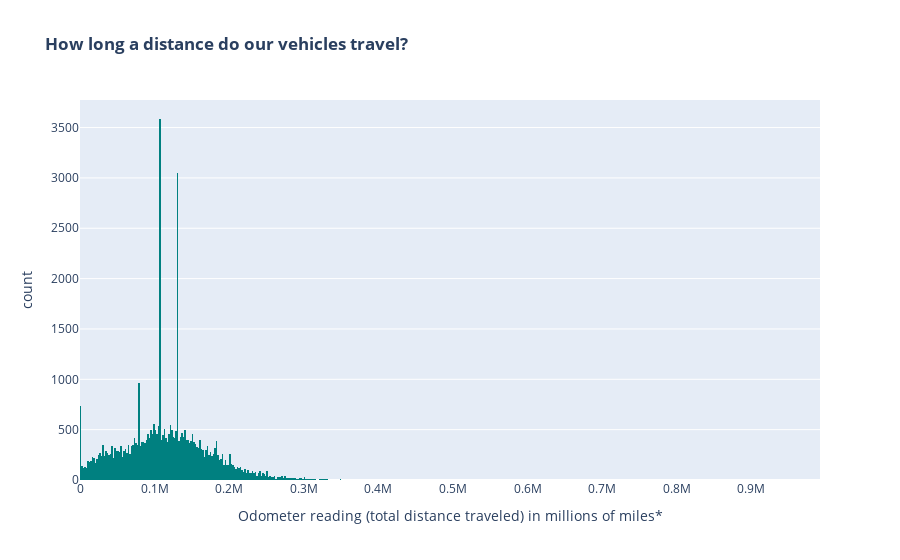

This figure's notebook cell:
### Markdown cell above
### Odometer histogram

### Code cell
# assuming the vehicles in the us have their odometers in miles
hist_odometer = px.histogram(data, x='odometer', 
                             labels={'odometer':'Odometer reading (total distance traveled) in millions of miles*'},
                             title='<b>How long a distance do our vehicles travel?</b>')
hist_odometer.update_traces(marker_color='teal')
hist_odometer.show()

### Figure 1 — Plotly figure (JSON) as saved in the notebook; plotly's stock layout.template omitted (floating-point values rounded to 4 significant figures; data arrays with more than 128 entries replaced by an {"elided": "..."} marker saying what was removed)
{"data": [{"bingroup": "x", "hovertemplate": "Odometer reading (total distance traveled) in millions of miles*=%{x}<br>count=%{y}<extra></extra>", "legendgroup": "", "marker": {"color": "teal", "pattern": {"shape": ""}}, "name": "", "orientation": "v", "showlegend": false, "type": "histogram", "x": {"elided": "43009 float values"}, "xaxis": "x", "yaxis": "y"}], "layout": {"barmode": "relative", "legend": {"tracegroupgap": 0}, "title": {"text": "<b>How long a distance do our vehicles travel?</b>"}, "xaxis": {"anchor": "y", "domain": [0, 1], "title": {"text": "Odometer reading (total distance traveled) in millions of miles*"}}, "yaxis": {"anchor": "x", "domain": [0, 1], "title": {"text": "count"}}}}
